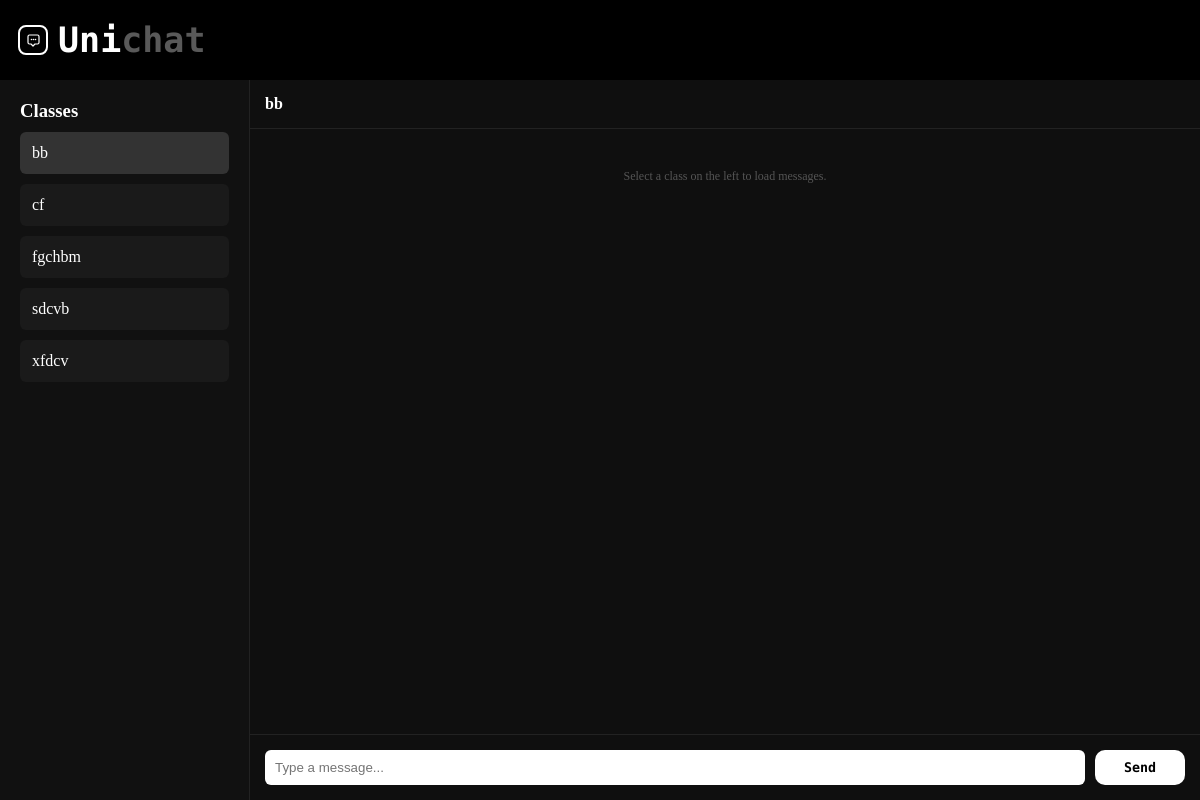
/chat/ (signed in), run on an earlier commit of the app's database.
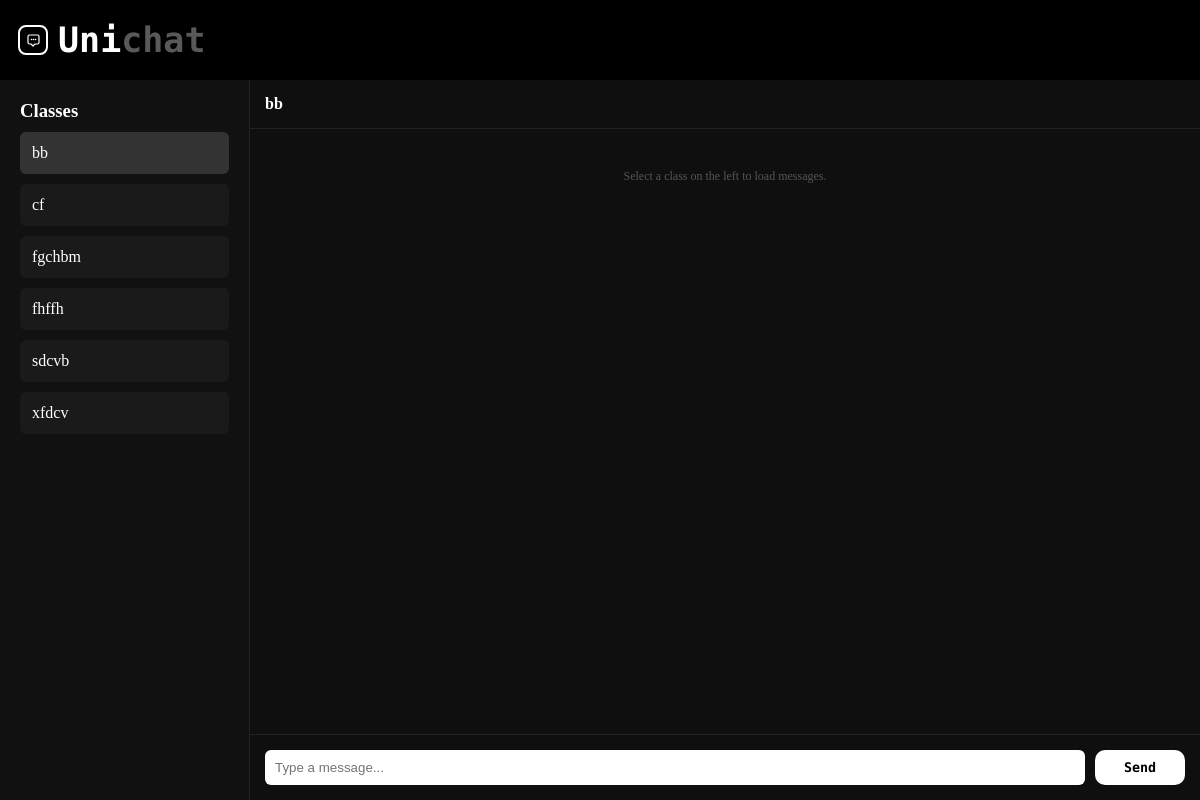
And on a later commit of the database.
### unichat/models.py (models this page shows, shortened)
class Course(models.Model):
    name = models.CharField(max_length=200)
    description = models.TextField(blank=True)
    max_students = models.PositiveIntegerField(default=30)
    start_time = models.DateTimeField()
    end_time = models.DateTimeField()
    created_by = models.ForeignKey(
        User,
        on_delete=models.CASCADE,
        related_name='courses'
    )
    created_at = models.DateTimeField(auto_now_add=True)

### unichat/views.py (the view)
# urls.py: path('chat/', views.chat, name='chat'),
@login_required
def chat(request):
    courses = Course.objects.all().order_by('name')
    return render(request, 'chat.html', {'courses': courses})

### unichat/templates/chat.html (shortened to what this page needs)
{% load static %}
<!DOCTYPE html>
<html lang="en">
<head>
    <link rel="stylesheet" href="{% static 'styles.css' %}">
</head>
<body class="chat-body">
    <nav class="navbar">
        <div class="navdiv">
            <div class="logo" onclick="openNav()" style="cursor: pointer;">
                <div class="logo-mark">
                </div>
                <a href="{% url 'home' %}">Uni<span class="logo-chat">chat</span></a>
            </div>
        </div>
    </nav>
    <div class="chat-container">
        <div class="chat-sidebar">
            <h3>Classes</h3>
            {% for course in courses %}
            <div class="class-item" data-course-id="{{ course.pk }}">
                {{ course.name }}
            </div>
            {% empty %}
            <p style="color:#555; font-size:12px; margin-top:12px;">No courses yet.</p>
            {% endfor %}
        </div>
        <div class="chat-main">
            <div class="chat-header">
            </div>
            <div class="messages">
                <p class="no-messages">Select a class on the left to load messages.</p>
            </div>
            <div class="chat-input">
                <input type="text" placeholder="Type a message...">
                <button>Send</button>
            </div>
        </div>
    </div>
</body>
</html>

What changed in the data, as far as the page shows it:
added Course: name "fhffh"
